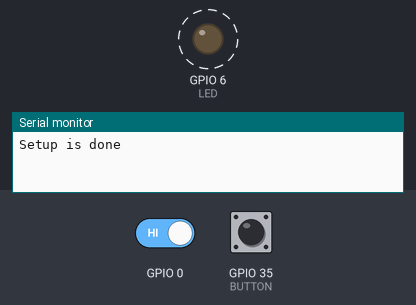
Simulated run of this program. Board: ESP32-S3. Shown: output pins drawn as LEDs (lit = HIGH), the last lines printed to the serial monitor. Dashed ring = blinking. Inputs (shaded band) come from the test bench; at power-on: GPIO 35 (BUTTON) LOW, GPIO 0 HIGH.

Above: at 1.18 s.
1.4 s: GPIO 35 (BUTTON) pulled HIGH for 3.2 s
At 3.13 s:
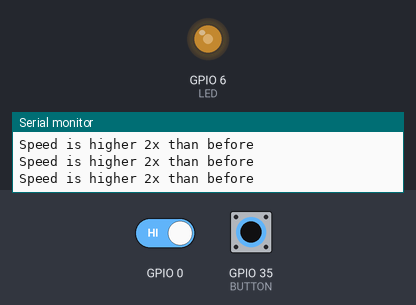
At 4.2 s:
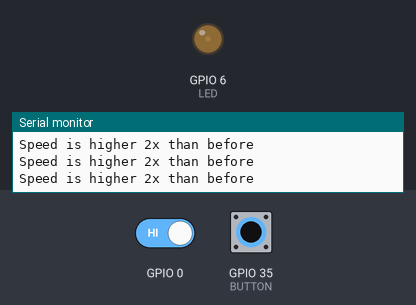
6.1 s: GPIO 0 driven LOW
Timing chart, 0 to 9.1 s (numbered marks = the images above; inputs shaded):
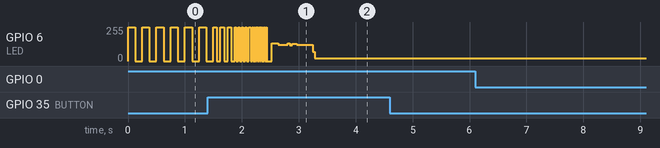

The program:

main.cpp
```cpp
#include <Arduino.h>
#include <stdlib.h>


#define BOOT_BUTTON GPIO_NUM_0
#define LED GPIO_NUM_6
#define BUTTON GPIO_NUM_35
#define CONST_PERIOD 250


uint32_t last_time;
uint32_t current_time;
uint32_t boot_button_time;
bool bt_boot = false ;
bool led_on = false;
int period = 125;

int speedchange(bool button_state);

void setup() {

Serial.begin(115200);
Serial.println("Setup is done");
int variing_period = period;
pinMode(BUTTON, INPUT_PULLDOWN);
pinMode(LED, OUTPUT);
}

void loop() {
  current_time = millis();

  if (digitalRead(GPIO_NUM_0) == 0  && (current_time - boot_button_time) > CONST_PERIOD) {
   boot_button_time = current_time;
    bt_boot= true;
    period*=2;
    Serial.println("Speed is lower 2x than before");
  }

  if (digitalRead(GPIO_NUM_35) == HIGH  && (current_time - last_time) > CONST_PERIOD) {
   last_time = current_time;
    bt_boot= false;
    period/=2;
    Serial.println("Speed is higher 2x than before");
  }

digitalWrite(GPIO_NUM_6, HIGH);
delay(period);
digitalWrite(GPIO_NUM_6, LOW);
delay(period);


}


 
```
